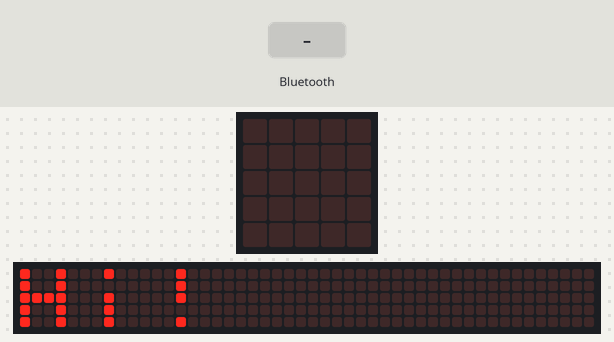
Simulated run of this program. Board: BBC micro:bit (MakeCode). Parts: the board's 5×5 LED display, a strip that is not on the board, showing the scrolling text unrolled. Inputs (shaded band) come from the test bench. The 48×5 strip is a reading aid, not a part: it shows the text the display is scrolling, unrolled, one strip-width of it at a time.

Above: at 2.9 s.
4.9 s: a phone connects over Bluetooth
At 4.97 s:
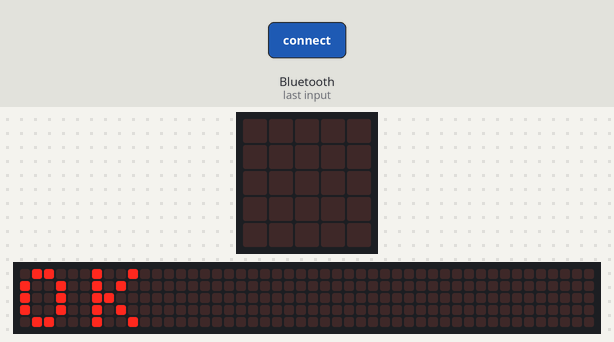
6.8 s: a phone disconnects over Bluetooth
At 7.67 s:
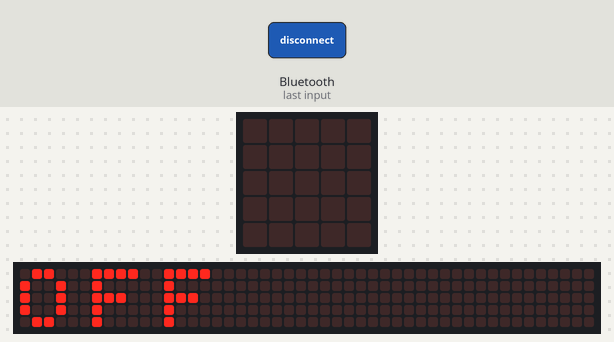
9.5 s: a phone connects over Bluetooth
At 11.42 s:
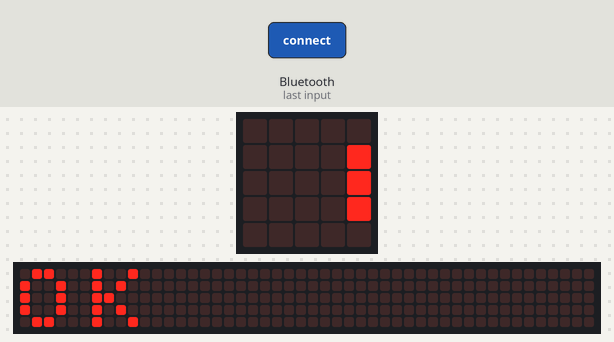

Measured:
- after the input at 4.9 s, the display: changes at once (image 1)
- after the input at 6.8 s, the display: first differs from a run without the input after 0.80 s (image 2)
- after the input at 9.5 s, the display: first differs from a run without the input after 1.7 s (image 3 shows a later state)
- what the display in image 0 shows lasts 0.7 s, from 2.9 s to 3.6 s

The program:

main.ts
```typescript
bluetooth.onBluetoothConnected(function () {
    basic.showString("OK")
})
bluetooth.onBluetoothDisconnected(function () {
    basic.showString("OFF")
})
basic.showString("Hi!")
bluetooth.startAccelerometerService()
bluetooth.startLEDService()
```

test.ts
```typescript
// 在此处测试；当此软件包作为插件使用时，将不会编译此软件包。
```
